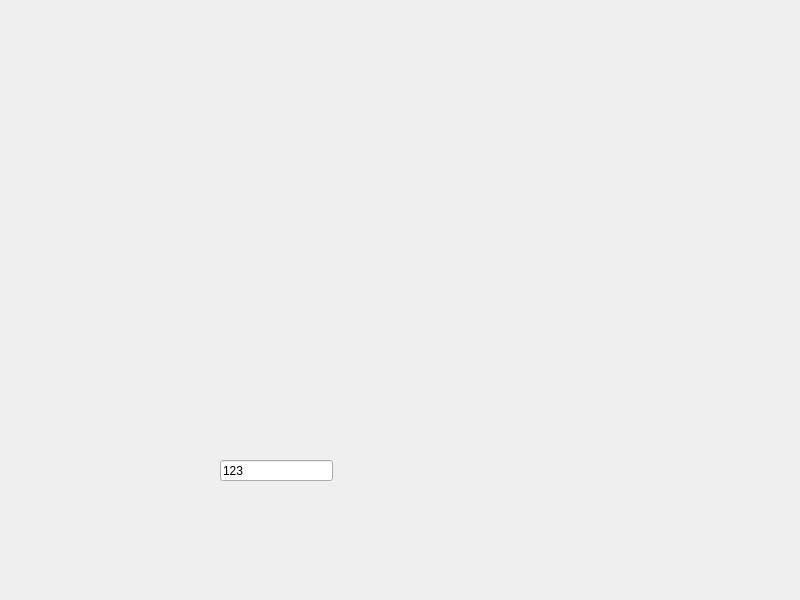
<?xml version="1.0" encoding="UTF-8"?>
<ui version="4.0">
 <class>Widget</class>
 <widget class="QWidget" name="Widget">
  <property name="geometry">
   <rect>
    <x>0</x>
    <y>0</y>
    <width>800</width>
    <height>600</height>
   </rect>
  </property>
  <property name="windowTitle">
   <string>Widget</string>
  </property>
  <widget class="QLineEdit" name="lineEdit">
   <property name="geometry">
    <rect>
     <x>220</x>
     <y>460</y>
     <width>113</width>
     <height>21</height>
    </rect>
   </property>
   <property name="text">
    <string>123</string>
   </property>
  </widget>
 </widget>
 <resources/>
 <connections/>
</ui>
